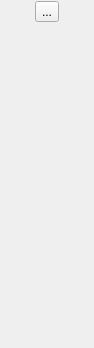
<?xml version="1.0" encoding="UTF-8"?>
<ui version="4.0">
 <class>Frame</class>
 <widget class="QFrame" name="Frame">
  <property name="geometry">
   <rect>
    <x>0</x>
    <y>0</y>
    <width>94</width>
    <height>348</height>
   </rect>
  </property>
  <property name="windowTitle">
   <string>Frame</string>
  </property>
  <layout class="QGridLayout" name="gridLayout_2">
   <property name="leftMargin">
    <number>1</number>
   </property>
   <property name="topMargin">
    <number>1</number>
   </property>
   <property name="rightMargin">
    <number>1</number>
   </property>
   <property name="bottomMargin">
    <number>1</number>
   </property>
   <item row="1" column="1">
    <layout class="QGridLayout" name="gridLayout">
     <item row="1" column="0">
      <spacer name="verticalSpacer">
       <property name="orientation">
        <enum>Qt::Vertical</enum>
       </property>
       <property name="sizeHint" stdset="0">
        <size>
         <width>0</width>
         <height>40</height>
        </size>
       </property>
      </spacer>
     </item>
     <item row="0" column="0">
      <widget class="QToolButton" name="toolButton">
       <property name="text">
        <string>...</string>
       </property>
      </widget>
     </item>
    </layout>
   </item>
  </layout>
 </widget>
 <resources/>
 <connections/>
</ui>
